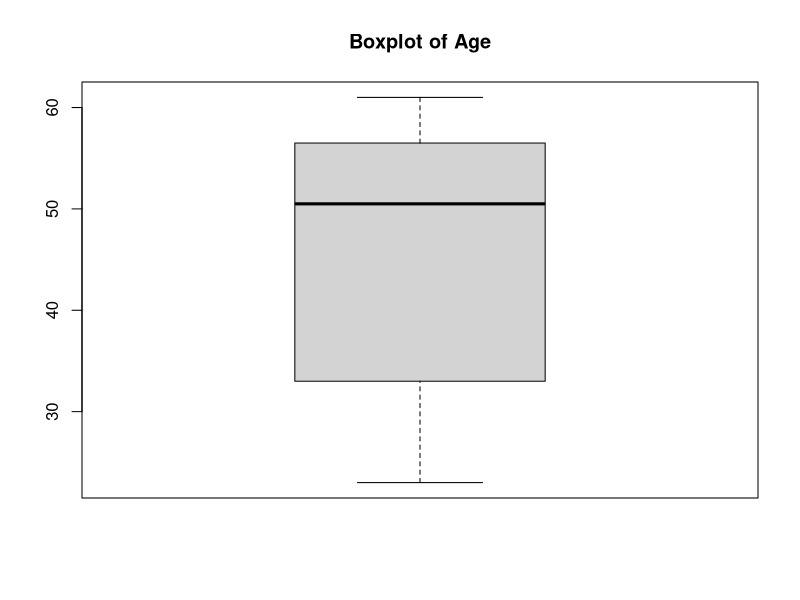
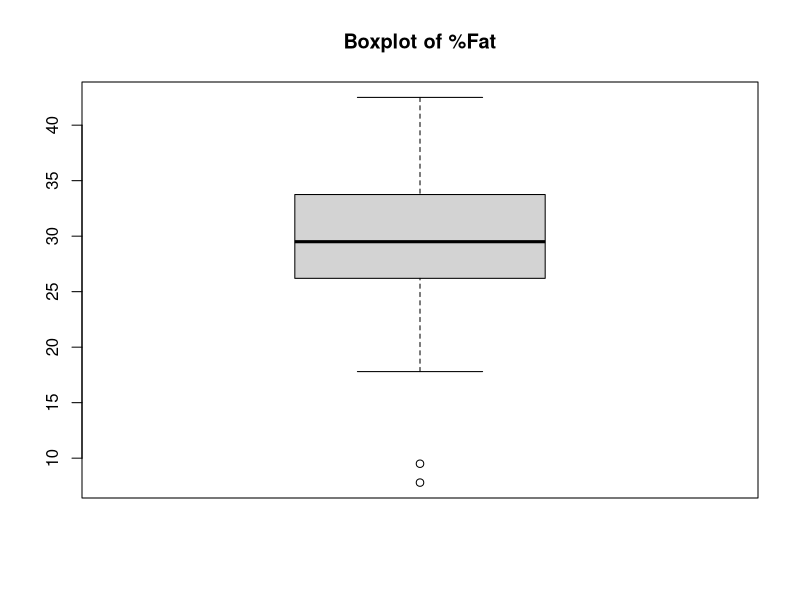
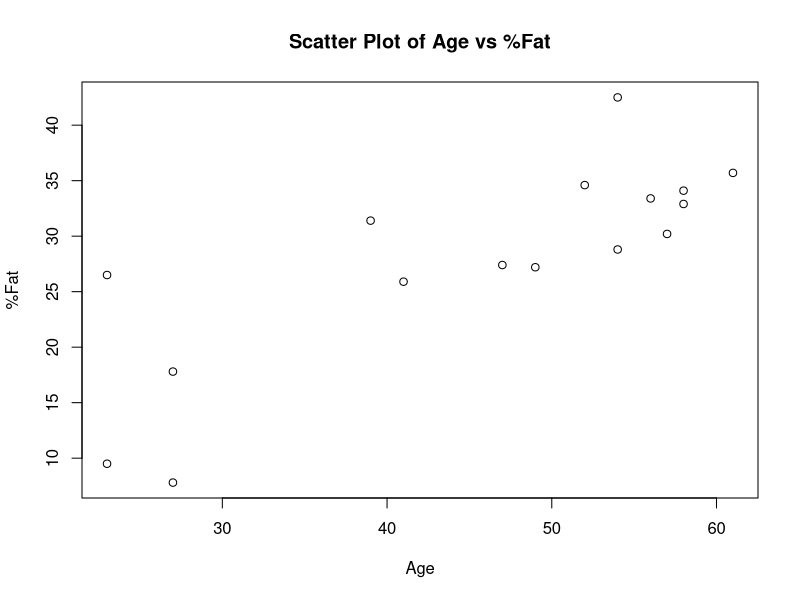
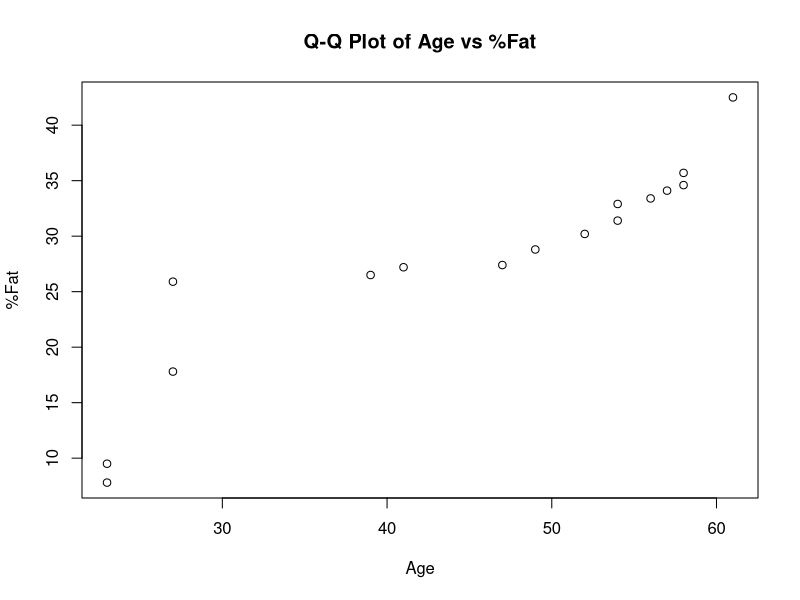

Here is the R script that generated these plots, in order:
# Input data
age <- c(23, 23, 27, 27, 39, 41, 47, 49, 52, 54, 54, 56, 57, 58, 58, 61)
fat <- c(9.5, 26.5, 7.8, 17.8, 31.4, 25.9, 27.4, 27.2, 34.6, 42.5, 28.8, 33.4, 30.2, 34.1, 32.9, 35.7)

# (a) Calculate the mean, median, and standard deviation of age and %fat.
mean_age <- mean(age)
median_age <- median(age)
sd_age <- sd(age)

mean_fat <- mean(fat)
median_fat <- median(fat)
sd_fat <- sd(fat)

# Print the results
print(paste("Mean of age: ", mean_age))
print(paste("Median of age: ", median_age))
print(paste("Standard deviation of age: ", sd_age))

print(paste("Mean of %fat: ", mean_fat))
print(paste("Median of %fat: ", median_fat))
print(paste("Standard deviation of %fat: ", sd_fat))

# (b) Draw the boxplots for age and %fat.
boxplot(age, main="Boxplot of Age")
boxplot(fat, main="Boxplot of %Fat")

# (c) Draw a scatter plot and a q-q plot based on these two variables.
plot(age, fat, main="Scatter Plot of Age vs %Fat", xlab="Age", ylab="%Fat")
qqplot(age, fat, main="Q-Q Plot of Age vs %Fat", xlab="Age", ylab="%Fat")